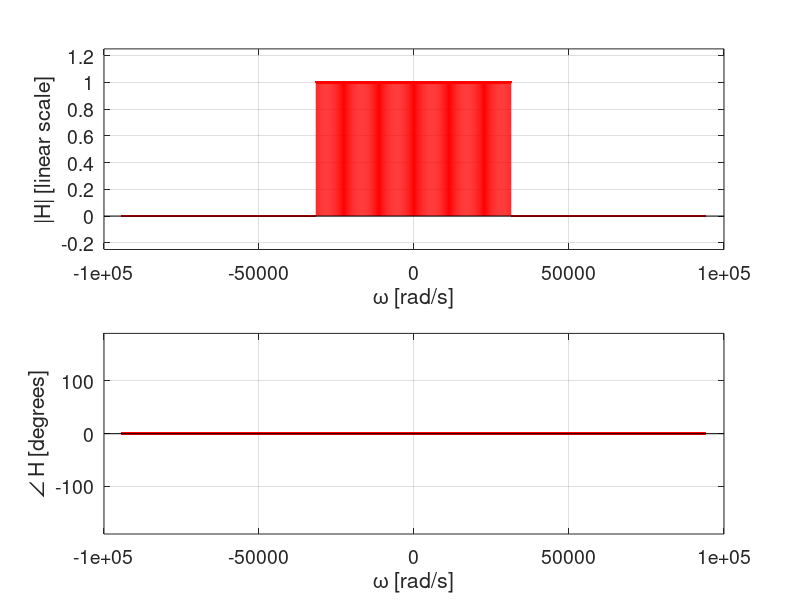

Recreate this plot in MATLAB. (Note: this script raises an error after producing the figure.)
%% Exercise 1.2
% Clear all variables and command window
clear all;
close all;
clc;

%% Determine sampling frequency
% The known specifications are:
% Passband gain
Rp_dB=0;
Rp=db2mag(Rp_dB);
% Passband gain exists up to the passband frequency (in Hz)
fp = 5e3;
% Normalized cufoff frequency is
wn_norm=1/3;
% Number of samples in impulse response
N0=601;
% Determine sampling freqeuncy fs.
% wn_norm*fs/2=fp
% Isolate fs, and we get
fs=2*fp/wn_norm; 
%% Construct filter using frequency equivalence method
close all;
% Initialize the vector containing the sampled frequency response of
% ideal lowpass filter
H = ones(1,N0);
% Set the zeros
H(102:end-100) = 0;
% Frequency resolution is
F0=fs/N0;
% Define frequency vector.
freq=0:2*pi*F0:2*pi*(fs-F0);
% Plot the magnitude of the frequency response
figure('Name', 'Spectrum', 'Position', [800 200 700 500])
subplot(2,1,1)
stem(freq-pi*fs, fftshift(abs(H)), 'r.')
xlabel('\omega [rad/s]');
ylabel('|H| [linear scale]')
ylim([-0.25, 1.25])
grid on
set(gca, 'Fontsize', 14)
% Plot the phase of the frequency response
subplot(2,1,2)
stem(freq-pi*fs, fftshift(rad2deg(angle(H))), 'r.')
xlabel('\omega [rad/s]');
ylabel('\angle H [degrees]')
ylim([-190, 190])
grid on
set(gca, 'Fontsize', 14)
% Export
hgexport(gcf, 'handson8_ideal_lowpass.eps')
%%
% Define Hr, the version of the frequency response that is phase shifted
% by a linear phase shift: 
% exp(j*r*pi*(N0-1)/No, where r is {0, 1, ..., N0-1}.
% This version has a causal impulse response.
Hr = zeros(1,N0);
% Compute the elements using 12.97 in Lathi
for i = 1:N0
    % Set the r-variable
    r = i-1;
    % Compute the elements
    Hr(i) = H(i)*exp(j*r*pi*(N0-1)/N0);
end
% Define the vector containing all sample numbers from 0 to N0-1
k = 0:N0-1;
% Find the impulse response by inverse Fourier transform (IDFT)
h = real(ifft(Hr));
% Check the largest appearing imaginary part
max(abs(imag(ifft(Hr))));
% it is in the order of 10^-14, so these imaginary parts due to 
% numerical errors are neglected
%% Window impulse response
% window the impulse response using rect functions, so impulse responses
% with 101, 21 and 11 nonzero samples are obtained
h_101=h.*generate_rect(N0, 101);
h_21=h.*generate_rect(N0, 21);
h_11=h.*generate_rect(N0, 11);
%% Plot the impulse responses
close all;
figure('Name', 'Impulse response', 'Position', [800 200 800 800])
% plot original 601 non-zero element impulse response
subplot(4,1,1)
stem(k, h, 'k.');
xlabel('k [sample number]');
ylabel('Amplitude [a.u.]');
ylim([-.1, .4])
legend('601 non-zero elements')
set(gca, 'Fontsize', 14)
grid on
% Plot 101 non-zero element impulse response
subplot(4,1,2)
stem(k, h_101, 'b.');
xlabel('k [sample number]');
ylabel('Amplitude [a.u.]');
ylim([-.1, .4])
legend('101 non-zero elements')
set(gca, 'Fontsize', 14)
grid on
% Plot 21 non-zero element impulse response
subplot(4,1,3)
stem(k, h_21, 'r.');
xlabel('k [sample number]');
ylabel('Amplitude [a.u.]');
ylim([-.1, .4])
legend('21 non-zero elements')
set(gca, 'Fontsize', 14)
grid on
% Plot 11 non-zero element impulse response
subplot(4,1,4)
stem(k, h_11, 'm.');
xlabel('k [sample number]');
ylabel('Amplitude [a.u.]');
ylim([-.1, .4])
legend('11 non-zero elements')
set(gca, 'Fontsize', 14)
grid on
% Export
hgexport(gcf, 'handson8_windowing.eps')
%% Calculate spectrums
[H, freq]=spectrum_maker(h, fs*2*pi);
[H_101, ~]=spectrum_maker(h_101, fs*2*pi);
[H_21, ~]=spectrum_maker(h_21, fs*2*pi);
[H_11, ~]=spectrum_maker(h_11, fs*2*pi);
%% Plot the frequency responses on top of each other
close all;
figure('Name', 'frequency responses', 'Position', [700, 100, 900, 850])
% Plot the magnitude response
subplot(2,1,1)
P_m601=plot(freq-pi*fs, fftshift(mag2db(abs(H))), 'k-');
hold on
P_m101=plot(freq-pi*fs, fftshift(mag2db(abs(H_101))), 'b-');
P_m21=plot(freq-pi*fs, fftshift(mag2db(abs(H_21))), 'r-');
P_m11=plot(freq-pi*fs, fftshift(mag2db(abs(H_11))), 'm-');
xlabel('\omega [rad/s]')
ylabel('|H| [dB]')
ylim([-120, 0])
legend('DFT of h[k]', 'DFT of 101 non-zero element h[k]',...
    'DFT of 21 non-zero element h[k]',...
    'DFT of 11 non-zero element h[k]',...
    'Location', 'northeast') 
title('Magnitude response')
grid on
set(gca, 'Fontsize', 14)
lw=1.2;
set(P_m601, 'Linewidth', lw)
set(P_m101, 'Linewidth', lw)
set(P_m21, 'Linewidth', lw)
set(P_m11, 'Linewidth', lw)
% Plot the phase of the frequency response
subplot(2,1,2)
P_p601=plot(freq-pi*fs, fftshift(rad2deg(unwrap(angle(H)))), 'k-');
hold on
P_p101=plot(freq-pi*fs, fftshift(rad2deg(unwrap(angle(H_101)))), 'b-');
P_p21=plot(freq-pi*fs, fftshift(rad2deg(unwrap(angle(H_21)))), 'r-');
P_p11=plot(freq-pi*fs, fftshift(rad2deg(unwrap(angle(H_11)))), 'm-');
xlabel('\omega [rad/s]')
ylabel('\angle H [degrees]')
title('Phase response')
grid on
legend('DFT of h[k]', 'DFT of 101 non-zero element h[k]',...
    'DFT of 21 non-zero element h[k]',...
    'DFT of 11 non-zero element h[k]',...
    'Location', 'northeast') 
set(gca, 'Fontsize', 14)
set(P_p601, 'Linewidth', lw)
set(P_p101, 'Linewidth', lw)
set(P_p21, 'Linewidth', lw)
set(P_p11, 'Linewidth', lw)
% Export
hgexport(gcf, 'handson8_windowed_specs.eps')


